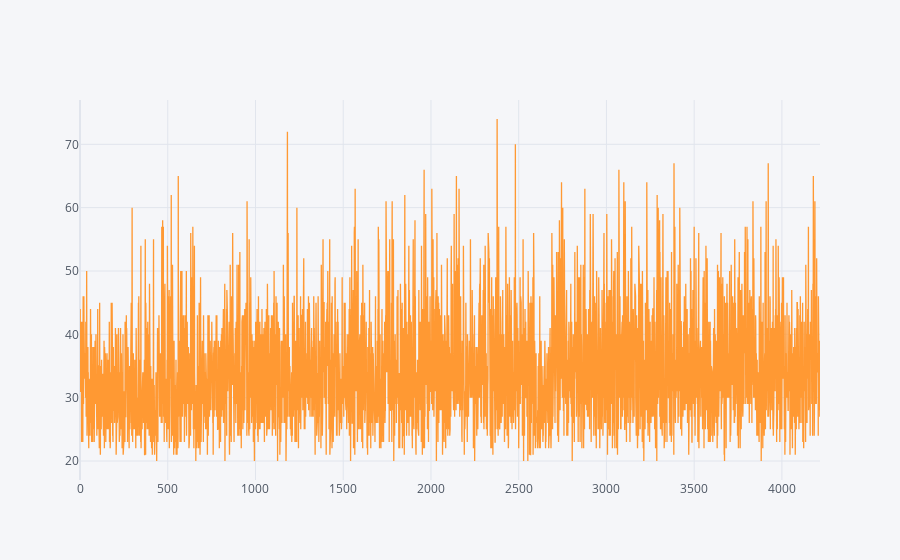

Notebook cell for this chart:
### Code cell
df= pd.read_csv("OSMIcleaned.csv")
for x in df.index:
    if df.loc[x,"Age"]>75 or df.loc[x,"Age"]<20:
        df.loc[x,"Age"]=df["Age"].mean()
df["Age"].iplot()

### Figure 1 — Plotly figure (JSON) as saved in the notebook; plotly's stock layout.template omitted (floating-point values rounded to 4 significant figures; data arrays with more than 128 entries replaced by an {"elided": "..."} marker saying what was removed)
{"data": [{"line": {"color": "rgba(255, 153, 51, 1.0)", "dash": "solid", "shape": "linear", "width": 1.3}, "mode": "lines", "name": "Age", "text": "", "type": "scatter", "x": {"elided": "4218 int values"}, "y": {"elided": "4218 float values"}}], "layout": {"legend": {"bgcolor": "#F5F6F9", "font": {"color": "#4D5663"}}, "paper_bgcolor": "#F5F6F9", "plot_bgcolor": "#F5F6F9", "title": {"font": {"color": "#4D5663"}}, "xaxis": {"gridcolor": "#E1E5ED", "showgrid": true, "tickfont": {"color": "#4D5663"}, "title": {"font": {"color": "#4D5663"}, "text": ""}, "zerolinecolor": "#E1E5ED"}, "yaxis": {"gridcolor": "#E1E5ED", "showgrid": true, "tickfont": {"color": "#4D5663"}, "title": {"font": {"color": "#4D5663"}, "text": ""}, "zerolinecolor": "#E1E5ED"}}}
